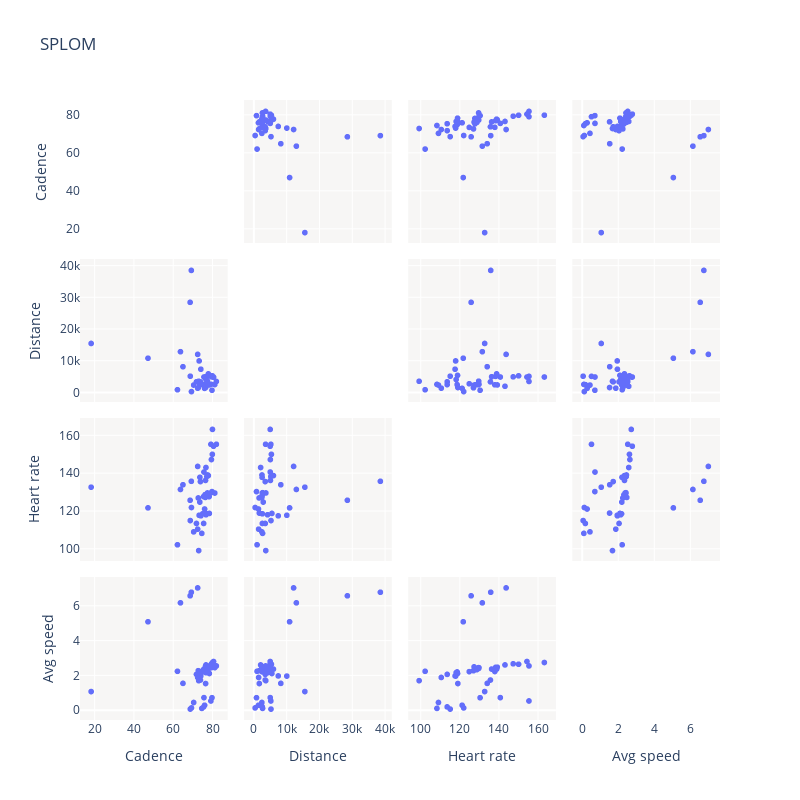

Notebook code cell kept with this figure:
### Markdown cell above
## Scatterplot

The Scatterplot will be used to explore the main variables from the dataset. It allows us to see where the relationship may be between the variables and visualize the trends.

* A `plotly.graph_objects.Splom` trace is a graph object in the figure's `data` list with any of the named arguments or attirbutes. Splom traces generate scatter plot matrix visualizations. The Plotly splom trace implementation for the scatterplot matrix does not require to set $x=Xi$ , and $y=Xj$, for each scatter plot. All arrays, $X_1,X_2,…,X_n$ , are passed once, through a list of dicts called dimensions, i.e. each array/variable represents a dimension.

* The `plotly.figure_factory` module contains dedicated functions for creating very specific types of plots that were at the time of their creation difficult to create with graph objects and prior to the existence of Plotly Express. As new functionality gets added to Plotly.js and to Plotly Express, certain Figure Factories become unnecessary and are therefore deprecated as "legacy", but remain in the module for backwards-compatibility reasons.

### Code cell
fig = go.Figure(data=go.Splom(
    dimensions=[dict(label='Cadence', values=df_resample['cadence']),
                dict(label='Distance', values=df_resample['distance']),
                dict(label='Heart rate', values=df_resample['heart_rate']),
                dict(label='Avg speed', values=df_resample['avg_speed'])],
    # showupperhalf=False,
    diagonal=dict(visible=False)
))

fig.update_layout(
    title='SPLOM',
    width=800,
    height=800,
    plot_bgcolor='rgb(247, 246, 245)'
)

fig.show()

### Figure 1 — Plotly figure (JSON) as saved in the notebook; plotly's stock layout.template omitted (floating-point values rounded to 4 significant figures)
{"data": [{"diagonal": {"visible": false}, "dimensions": [{"label": "Cadence", "values": [75.02, 79.82, 74.14, 75.55, 76.55, 76.51, 68.75, 74.63, 81.25, 79.39, 77.49, 69.35, 72.51, 73.25, 71.9, 76.74, 73.04, 78.48, 70.47, 76.41, 62.21, 78.33, 76.04, 75.5, 76.26, 82.05, 73.93, 73.66, 80.0, 79.52, 72.81, 77.18, 80.05, 77.63, 75.73, 79.26, 77.95, 73.62, 76.74, 80.59, 47.21, 65.02, 68.67, 63.75, 18.22, 72.51, 69.3]}, {"label": "Distance", "values": [2616.0, 834.2, 7472.0, 2612.0, 1699.0, 5091.0, 5260.0, 2679.0, 2647.0, 2707.0, 3699.0, 411.7, 1485.0, 10080.0, 3503.0, 4210.0, 3665.0, 5534.0, 2475.0, 2466.0, 1001.0, 2508.0, 1430.0, 2504.0, 2581.0, 3613.0, 3484.0, 2544.0, 5385.0, 5065.0, 1611.0, 5213.0, 5015.0, 2515.0, 5017.0, 5219.0, 6003.0, 2882.0, 2094.0, 5005.0, 10940.0, 8257.0, 28570.0, 13010.0, 15600.0, 12150.0, 38650.0]}, {"label": "Heart rate", "values": [118.8, 130.5, 117.7, 113.6, 119.1, 136.4, 115.2, 108.4, 129.7, 130.0, 129.8, 122.1, 110.6, 118.0, 113.7, 118.2, 99.28, 119.0, 109.2, 127.4, 102.4, 127.8, 121.3, 127.9, 128.9, 155.6, 135.8, 138.1, 150.2, 147.5, 127.1, 138.5, 163.4, 139.3, 140.9, 155.5, 139.0, 125.0, 143.3, 154.5, 121.9, 134.1, 125.9, 131.6, 132.8, 143.8, 136.0]}, {"label": "Avg speed", "values": [2.202, 0.7216, 1.974, 0.194, 1.537, 2.368, 0.06822, 0.108, 2.451, 2.443, 2.403, 0.1343, 1.885, 1.964, 2.063, 2.158, 1.701, 2.112, 0.4482, 2.494, 2.239, 2.449, 0.2886, 2.342, 2.338, 2.548, 1.738, 2.228, 2.643, 2.669, 2.275, 2.464, 2.745, 2.475, 0.728, 0.5345, 2.363, 2.221, 2.604, 2.803, 5.083, 1.547, 6.575, 6.17, 1.076, 7.029, 6.778]}], "type": "splom"}], "layout": {"height": 800, "plot_bgcolor": "rgb(247, 246, 245)", "title": {"text": "SPLOM"}, "width": 800}}
